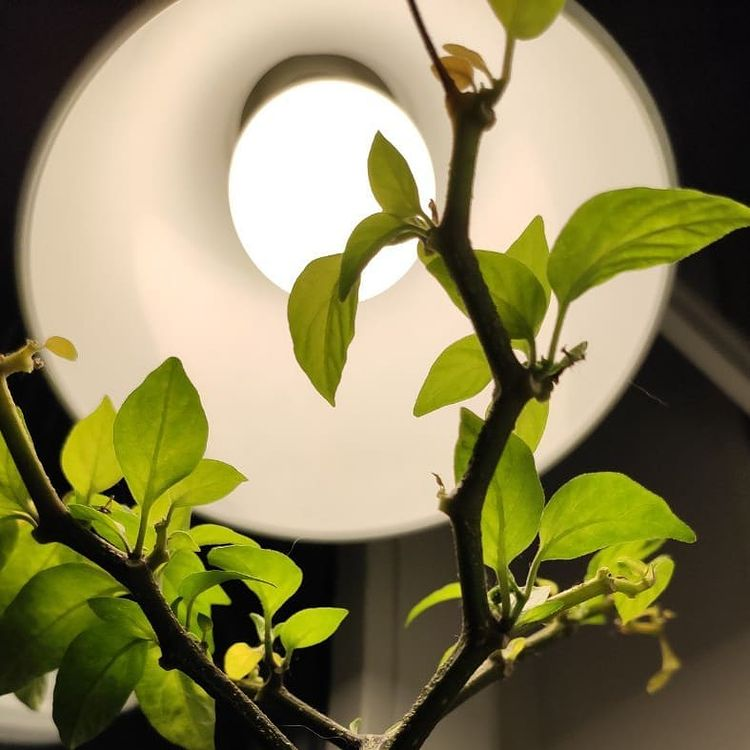
#> input picture img2.jpg, 750 x 750 px
$ python filter.py
#> lines starting #> are read from the running program, lines starting #| are printed output that depends on the picture
from PIL import Image
import numpy as np

arr = np.array(Image.open(input('Введите название исходного изображения с расширением:')))
#> the answer given: img2.jpg
#> arr is the input picture: shape (750, 750, 3); mean R, G, B 136.4, 129.4, 87.9
step, size = int(input('Введите количество шагов градации серого цвета:')), int(input('Введите размеры мозаики:'))
#> the answer given: 100
#> the answer given: 100
rows, columns = len(arr), len(arr[0])
#> rows = 750; columns = 750
for row in range(0, rows - size + 1, size):
    for col in range(0, columns - size + 1, size):
        mean = np.mean(arr[row:row + size, col:col + size])
        arr[row:row + size, col:col + size] = mean // step * step
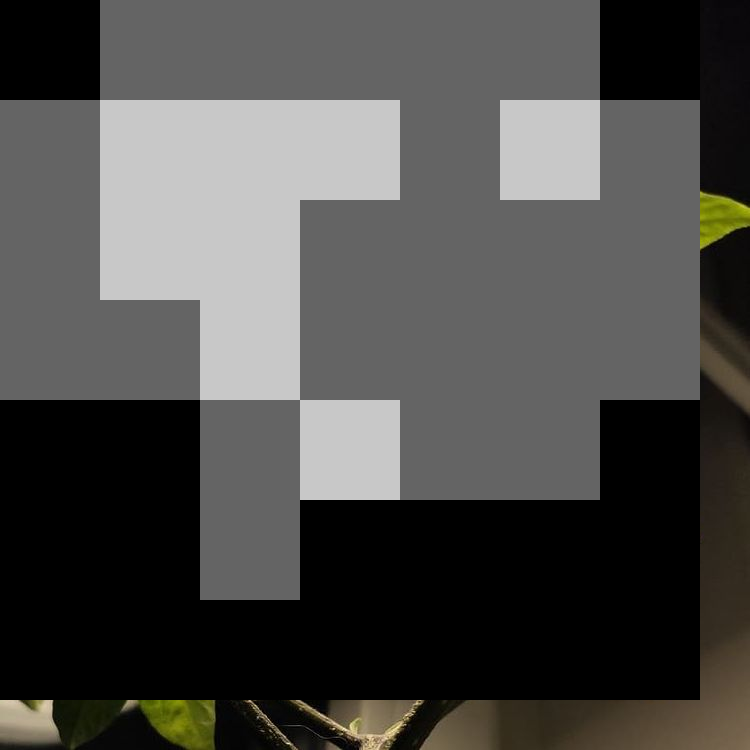
#> arr: shape (750, 750, 3); mean R, G, B 76.5, 75.8, 73.6
res = Image.fromarray(arr)
res.save(input('Введите название результата (изображения) с расширением:'))
#> the answer given: out.png
